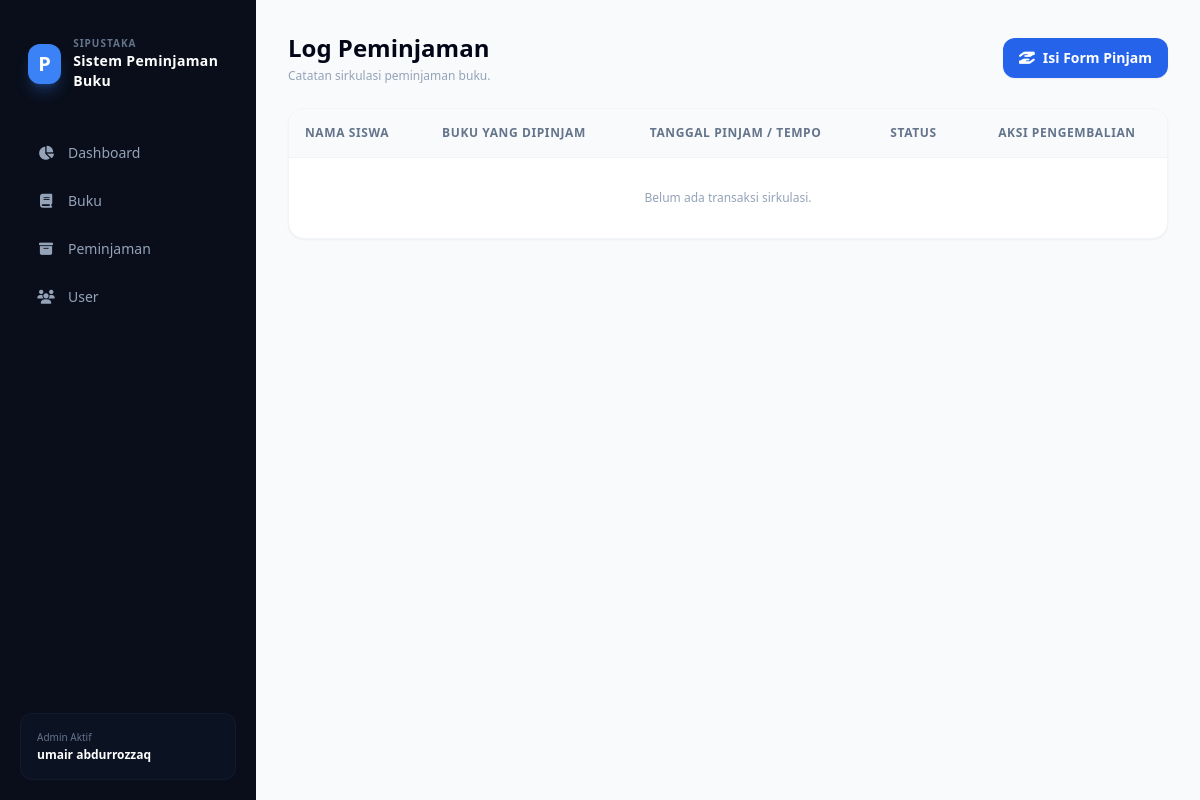
Before: /peminjaman/ with the older database file.
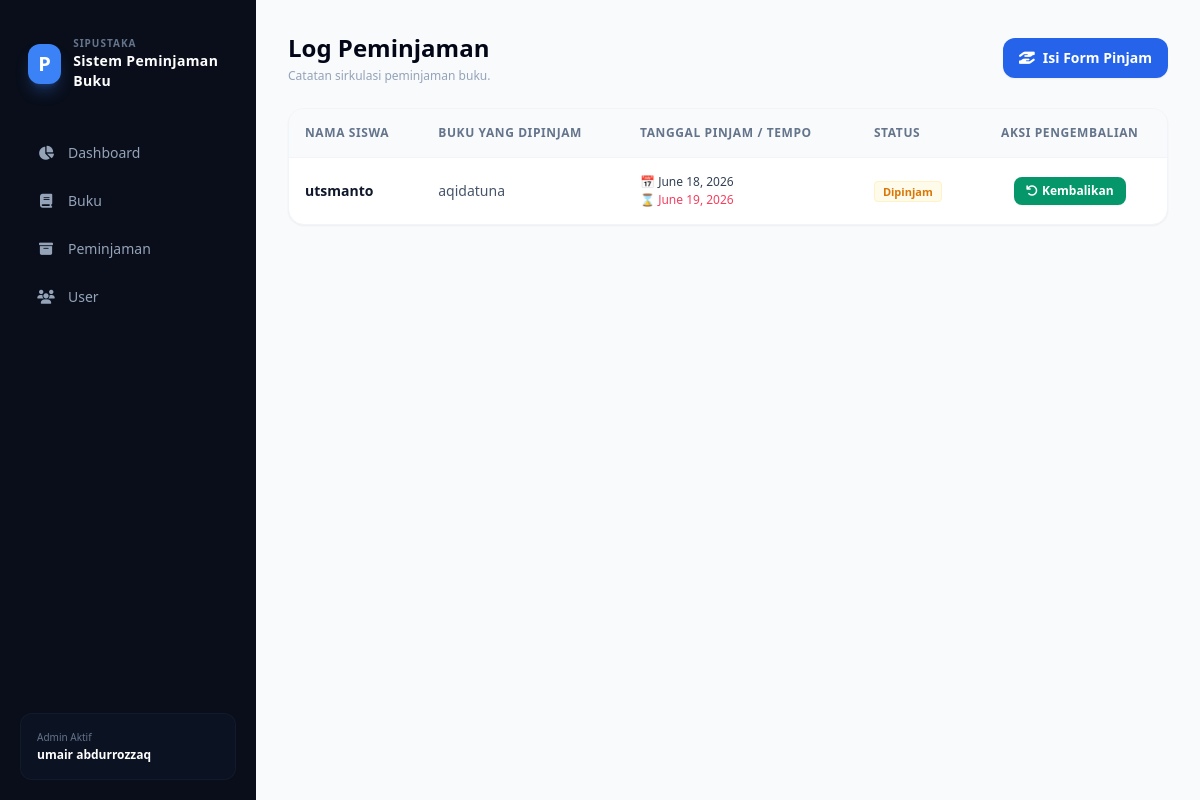
After: the same page with the newer database file.
### perpus/models.py (models this page shows, shortened)
class Peminjaman(models.Model):
    STATUS_CHOICES = [
        ('Dipinjam', 'Dipinjam'),
        ('Dikembalikan', 'Dikembalikan'),
    ]
    siswa = models.ForeignKey(Siswa, on_delete=models.CASCADE)
    buku = models.ForeignKey(Buku, on_delete=models.CASCADE)
    tanggal_pinjam = models.DateField()
    jatuh_tempo = models.DateField()
    keperluan = models.TextField(blank=True, null=True)
    status = models.CharField(max_length=20, choices=STATUS_CHOICES, default='Dipinjam')

### perpus/views.py (the view)
# urls.py: path('peminjaman/', views.list_peminjaman, name='list_peminjaman'),
def list_peminjaman(request):
    with connection.cursor() as cursor:
        cursor.execute("""
            SELECT
                p.id, p.siswa_id, p.buku_id, p.tanggal_pinjam, p.jatuh_tempo,
                p.keperluan, p.status, s.nama, b.judul
            FROM perpus_peminjaman p
            JOIN perpus_siswa s ON p.siswa_id = s.id
            JOIN perpus_buku b ON p.buku_id = b.id
            ORDER BY p.id DESC
        """)
        peminjaman_list = [
            type('obj', (object,), {
                'id': row[0], 'siswa_id': row[1], 'buku_id': row[2], 'tanggal_pinjam': row[3],
                'jatuh_tempo': row[4], 'keperluan': row[5], 'status': row[6],
                'siswa': type('obj', (object,), {'nama': row[7]})(),
                'buku': type('obj', (object,), {'judul': row[8]})()
            })() for row in cursor.fetchall()
        ]
    return render(request, 'peminjaman/list.html', {'peminjaman_list': peminjaman_list, 'segment': 'peminjaman'})

### perpus/templates/peminjaman/list.html (shortened to what this page needs)
{% extends 'base.html' %}
{% block content %}
<div class="flex justify-between items-center mb-6">
    <div>
        <h2 class="text-2xl font-bold text-slate-950">Log Peminjaman</h2>
        <p class="text-xs text-slate-400 mt-1">Catatan sirkulasi peminjaman buku.</p>
    </div>
    <a href="{% url 'tambah_peminjaman' %}" class="bg-blue-600 hover:bg-blue-700 text-white px-4 py-2.5 rounded-xl text-sm font-semibold transition flex items-center space-x-2 shadow-sm">
        <i class="fa-solid fa-hand-holding-hand"></i>
        <span>Isi Form Pinjam</span>
    </a>
</div>
<div class="bg-white rounded-2xl border border-slate-100 shadow-sm overflow-hidden">
    <table class="w-full text-left border-collapse">
        <thead>
            <tr class="bg-slate-50 border-b border-slate-100 text-xs font-bold text-slate-500 uppercase tracking-wider">
                <th class="p-4">Nama Siswa</th>
                <th class="p-4">Buku Yang Dipinjam</th>
                <th class="p-4">Tanggal Pinjam / Tempo</th>
                <th class="p-4">Status</th>
                <th class="p-4 text-center">Aksi Pengembalian</th>
            </tr>
        </thead>
        <tbody class="divide-y divide-slate-100 text-sm text-slate-700">
            {% for p in peminjaman_list %}
            <tr class="hover:bg-slate-50/50 transition">
                <td class="p-4 font-semibold text-slate-900">{{ p.siswa.nama }}</td>
                <td class="p-4 text-slate-600">{{ p.buku.judul }}</td>
                <td class="p-4 text-xs">
                    <span class="text-slate-700 block font-medium">📅 {{ p.tanggal_pinjam }}</span>
                    <span class="text-rose-500 block font-medium mt-0.5">⌛ {{ p.jatuh_tempo }}</span>
                </td>
                <td class="p-4">
                    {% if p.status == 'Dipinjam' %}
                    <span class="px-2 py-0.5 rounded bg-amber-50 text-amber-600 text-[11px] font-bold border border-amber-100">Dipinjam</span>
                    {% else %}
                    <span class="px-2 py-0.5 rounded bg-emerald-50 text-emerald-600 text-[11px] font-bold border border-emerald-100">Dikembalikan</span>
                    {% endif %}
                </td>
                <td class="p-4 text-center">
                    {% if p.status == 'Dipinjam' %}
                    <form method="POST" action="{% url 'kembalikan_buku' p.id %}" class="inline-block">
                        <button type="submit" class="px-3 py-1.5 rounded-lg bg-emerald-600 hover:bg-emerald-700 text-white text-xs font-semibold transition shadow-sm flex items-center space-x-1 mx-auto">
                            <i class="fa-solid fa-arrow-rotate-left"></i> <span>Kembalikan</span>
                        </button>
                    </form>
                    {% else %}
                    <span class="text-xs text-slate-400 font-medium"><i class="fa-solid fa-circle-check text-emerald-500 mr-1"></i> Selesai</span>
                    {% endif %}
                </td>
            </tr>
            {% empty %}
            <tr>
                <td colspan="5" class="p-8 text-center text-slate-400 text-xs">Belum ada transaksi sirkulasi.</td>
            </tr>
            {% endfor %}
        </tbody>
    </table>
</div>
{% endblock %}

Changed rows visible on the page:
added Peminjaman: siswa.nama "utsmanto", buku.judul "aqidatuna", tanggal_pinjam "June 18, 2026", jatuh_tempo "June 19, 2026"
Other visible differences:
text no longer shown: "Belum ada transaksi sirkulasi."
